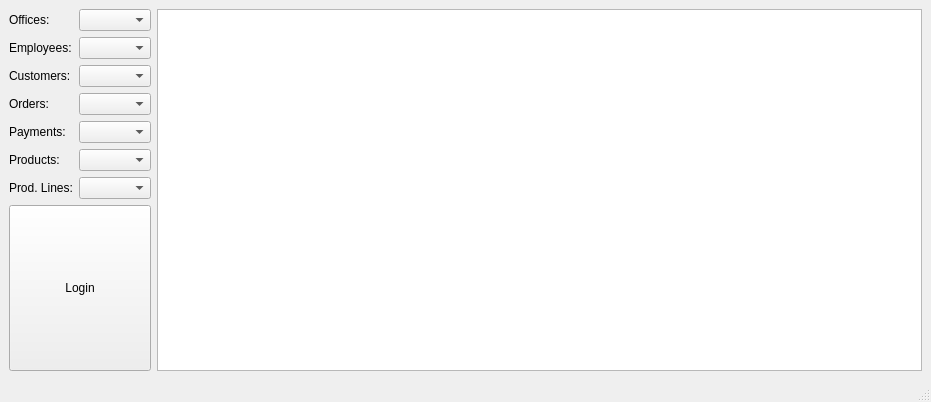
<?xml version="1.0" encoding="UTF-8"?>
<ui version="4.0">
 <class>MainWindow</class>
 <widget class="QMainWindow" name="MainWindow">
  <property name="geometry">
   <rect>
    <x>0</x>
    <y>0</y>
    <width>931</width>
    <height>402</height>
   </rect>
  </property>
  <property name="sizePolicy">
   <sizepolicy hsizetype="Expanding" vsizetype="Expanding">
    <horstretch>0</horstretch>
    <verstretch>0</verstretch>
   </sizepolicy>
  </property>
  <property name="windowTitle">
   <string>MainWindow</string>
  </property>
  <widget class="QWidget" name="centralwidget">
   <layout class="QGridLayout" name="gridLayout">
    <item row="0" column="0">
     <widget class="QLabel" name="label_10">
      <property name="sizePolicy">
       <sizepolicy hsizetype="Fixed" vsizetype="Fixed">
        <horstretch>0</horstretch>
        <verstretch>0</verstretch>
       </sizepolicy>
      </property>
      <property name="text">
       <string>Offices:</string>
      </property>
     </widget>
    </item>
    <item row="0" column="1">
     <widget class="QComboBox" name="comboBox_01">
      <property name="sizePolicy">
       <sizepolicy hsizetype="Preferred" vsizetype="Fixed">
        <horstretch>0</horstretch>
        <verstretch>0</verstretch>
       </sizepolicy>
      </property>
     </widget>
    </item>
    <item row="0" column="2" rowspan="8">
     <widget class="QTableWidget" name="tableWidget_01">
      <property name="enabled">
       <bool>true</bool>
      </property>
      <property name="sizePolicy">
       <sizepolicy hsizetype="Expanding" vsizetype="Expanding">
        <horstretch>0</horstretch>
        <verstretch>0</verstretch>
       </sizepolicy>
      </property>
     </widget>
    </item>
    <item row="1" column="0">
     <widget class="QLabel" name="label_14">
      <property name="sizePolicy">
       <sizepolicy hsizetype="Fixed" vsizetype="Fixed">
        <horstretch>0</horstretch>
        <verstretch>0</verstretch>
       </sizepolicy>
      </property>
      <property name="text">
       <string>Employees:</string>
      </property>
     </widget>
    </item>
    <item row="1" column="1">
     <widget class="QComboBox" name="comboBox_02">
      <property name="sizePolicy">
       <sizepolicy hsizetype="Preferred" vsizetype="Fixed">
        <horstretch>0</horstretch>
        <verstretch>0</verstretch>
       </sizepolicy>
      </property>
     </widget>
    </item>
    <item row="2" column="0">
     <widget class="QLabel" name="label_11">
      <property name="sizePolicy">
       <sizepolicy hsizetype="Fixed" vsizetype="Fixed">
        <horstretch>0</horstretch>
        <verstretch>0</verstretch>
       </sizepolicy>
      </property>
      <property name="text">
       <string>Customers:</string>
      </property>
     </widget>
    </item>
    <item row="2" column="1">
     <widget class="QComboBox" name="comboBox_03">
      <property name="sizePolicy">
       <sizepolicy hsizetype="Preferred" vsizetype="Fixed">
        <horstretch>0</horstretch>
        <verstretch>0</verstretch>
       </sizepolicy>
      </property>
     </widget>
    </item>
    <item row="3" column="0">
     <widget class="QLabel" name="label_13">
      <property name="sizePolicy">
       <sizepolicy hsizetype="Fixed" vsizetype="Fixed">
        <horstretch>0</horstretch>
        <verstretch>0</verstretch>
       </sizepolicy>
      </property>
      <property name="text">
       <string>Orders:</string>
      </property>
     </widget>
    </item>
    <item row="3" column="1">
     <widget class="QComboBox" name="comboBox_04">
      <property name="sizePolicy">
       <sizepolicy hsizetype="Preferred" vsizetype="Fixed">
        <horstretch>0</horstretch>
        <verstretch>0</verstretch>
       </sizepolicy>
      </property>
     </widget>
    </item>
    <item row="4" column="0">
     <widget class="QLabel" name="label_9">
      <property name="sizePolicy">
       <sizepolicy hsizetype="Fixed" vsizetype="Fixed">
        <horstretch>0</horstretch>
        <verstretch>0</verstretch>
       </sizepolicy>
      </property>
      <property name="text">
       <string>Payments:</string>
      </property>
     </widget>
    </item>
    <item row="4" column="1">
     <widget class="QComboBox" name="comboBox_05">
      <property name="sizePolicy">
       <sizepolicy hsizetype="Preferred" vsizetype="Fixed">
        <horstretch>0</horstretch>
        <verstretch>0</verstretch>
       </sizepolicy>
      </property>
     </widget>
    </item>
    <item row="5" column="0">
     <widget class="QLabel" name="label_12">
      <property name="sizePolicy">
       <sizepolicy hsizetype="Fixed" vsizetype="Fixed">
        <horstretch>0</horstretch>
        <verstretch>0</verstretch>
       </sizepolicy>
      </property>
      <property name="text">
       <string>Products:</string>
      </property>
     </widget>
    </item>
    <item row="5" column="1">
     <widget class="QComboBox" name="comboBox_06">
      <property name="sizePolicy">
       <sizepolicy hsizetype="Preferred" vsizetype="Fixed">
        <horstretch>0</horstretch>
        <verstretch>0</verstretch>
       </sizepolicy>
      </property>
     </widget>
    </item>
    <item row="6" column="0">
     <widget class="QLabel" name="label_8">
      <property name="sizePolicy">
       <sizepolicy hsizetype="Fixed" vsizetype="Fixed">
        <horstretch>0</horstretch>
        <verstretch>0</verstretch>
       </sizepolicy>
      </property>
      <property name="text">
       <string>Prod. Lines:</string>
      </property>
     </widget>
    </item>
    <item row="6" column="1">
     <widget class="QComboBox" name="comboBox_07">
      <property name="sizePolicy">
       <sizepolicy hsizetype="Preferred" vsizetype="Fixed">
        <horstretch>0</horstretch>
        <verstretch>0</verstretch>
       </sizepolicy>
      </property>
     </widget>
    </item>
    <item row="7" column="0" colspan="2">
     <widget class="QPushButton" name="pushButton_01">
      <property name="sizePolicy">
       <sizepolicy hsizetype="Expanding" vsizetype="Expanding">
        <horstretch>0</horstretch>
        <verstretch>0</verstretch>
       </sizepolicy>
      </property>
      <property name="text">
       <string>Login</string>
      </property>
     </widget>
    </item>
   </layout>
  </widget>
  <widget class="QStatusBar" name="statusbar"/>
  <widget class="QMenuBar" name="menubar">
   <property name="geometry">
    <rect>
     <x>0</x>
     <y>0</y>
     <width>931</width>
     <height>22</height>
    </rect>
   </property>
  </widget>
  <action name="actionAbout">
   <property name="text">
    <string>About</string>
   </property>
  </action>
 </widget>
 <resources/>
 <connections/>
</ui>
